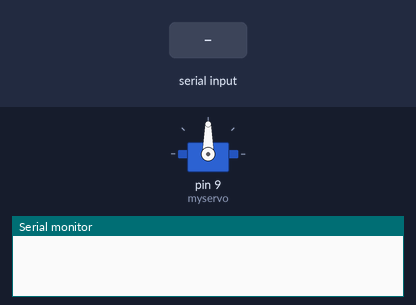
The sketch below on a simulated Arduino Uno, built with avr-gcc and run on an emulated ATmega328P. Parts: servo, the last lines printed to the serial monitor. The test bench sets the inputs (shaded band).

Above: at 1.2 s.
1.3 s: "30,150\n" received over Serial
At 3.1 s:
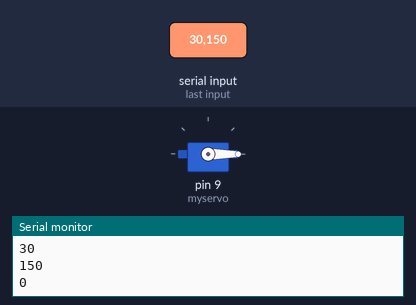
3.8 s: "90,45\n" received over Serial
At 4.3 s:
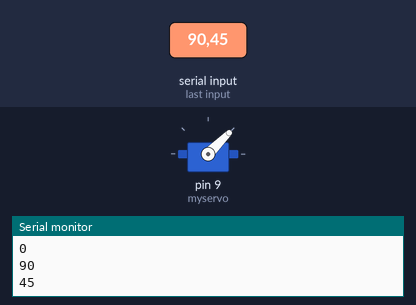
6.3 s: "200\n" received over Serial
At 7.1 s:
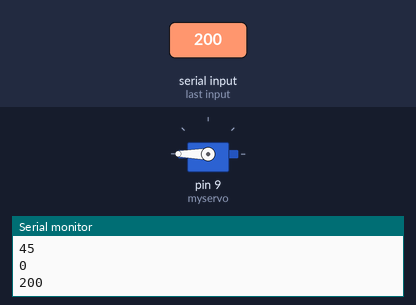
Timing chart, 0 to 9.3 s (numbered marks = the images above; inputs shaded):
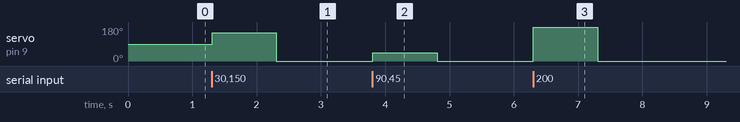

The sketch:

tomeg.ino
```cpp
#include <Servo.h>
Servo myservo;


void setup()
{
  Serial.begin(9600);
  myservo.attach(9);

}


void loop(){
  if (Serial.available() >0 ){

    int angle = Serial.parseInt();
    Serial.println(angle);
    myservo.write(angle);
  }

}
```

Measured:
- after the input at 1.3 s, servo on pin 9 (myservo): 90° → 150° at once, → 0° 1.0 s later
- after the input at 3.8 s, servo on pin 9 (myservo): 0° → 45° at once, → 0° 1.0 s later
- after the input at 6.3 s, servo on pin 9 (myservo): 0° → 180° at once, → 0° 1.0 s later
